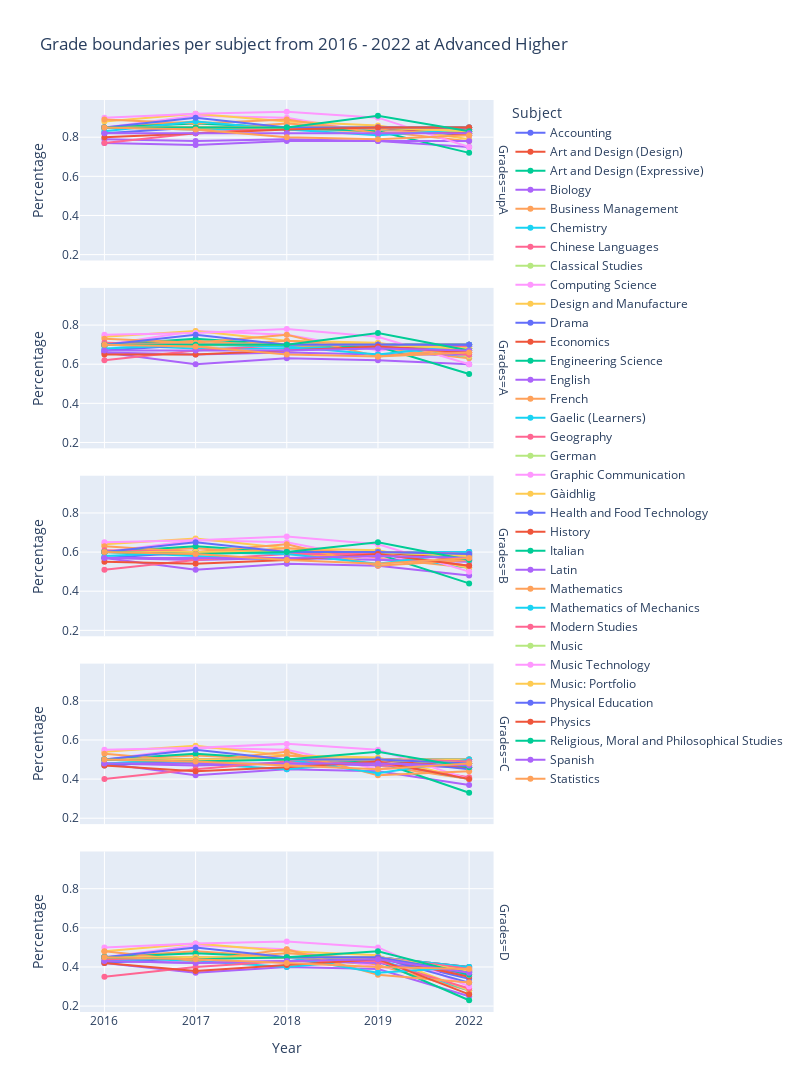

The cell this chart's notebook holds for it:
### Code cell
# Plot graph

# Create a list of subjects in alphabetical order
subjects = sorted(ldf['Subject'].unique())
years = sorted(ldf['Year'].unique())

fig = px.line(ldf, x = "Year", y = "Count", 
                color = "Subject",
                facet_row = 'Grades',
                width = 800,
                height = 1150,
                category_orders = {'Subject' : subjects, 'Year' : years},
                labels = {"Count": "Percentage"},
                title = 'Grade boundaries per subject from 2016 - 2022 at ' + level_label
                )

fig.update_traces(mode = "markers+lines")

filename = 'boundaries_' + level + '.html'

fig.write_html('./graphs/' + filename)

fig.show()
